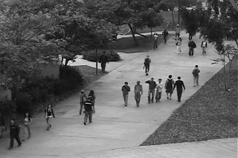
#> input picture dataset/UCSDped1/Train001/019.tif, 238 x 158 px, found by its file name
$ python preprocess.py
#> lines starting #> are read from the running program, lines starting #| are printed output that depends on the picture
import cv2 as cv
import os
import numpy as np
import sys

def computeOpticalFlow(src_location,dest_location_opt,dest_location_img,store_name):
#> called with src_location = 'dataset/UCSDped1/Train001', dest_location_opt = 'dataset/UCSDped1\\B\\train\\', dest_location_img = 'dataset/UCSDped1\\A\\train\\', store_name = 'Train001'
	print (src_location)
	frames = os.listdir(src_location)
	num = 0
	print (dest_location_opt)
	print (dest_location_img)
	try:
		frame1 = cv.imread(src_location + '\\'+ frames[num])
#> frame1 is the input picture: shape (158, 238, 3); min 0, max 225, mean 98.9

		print ("read", src_location +  frames[num])
		num += 1
		prvs = cv.cvtColor(frame1,cv.COLOR_BGR2GRAY)
		cv.imwrite(dest_location_img + frames[num]+ '.png',prvs)
	except:
		print ("Error")
		print (src_location)
	hsv = np.zeros_like(frame1)
	hsv[...,1] = 255
	while(1):
		try:
			frame2 = cv.imread(src_location + '\\'+frames[num])
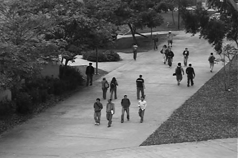
#> input picture dataset/UCSDped1/Train001/066.tif, 238 x 158 px, found by its file name
#> frame2 is the input picture: shape (158, 238, 3); min 0, max 236, mean 98.7

			num+=1
			next = cv.cvtColor(frame2,cv.COLOR_BGR2GRAY)
		except:
			print ("Over")
			break
		flow = cv.calcOpticalFlowFarneback(prvs,next, None, 0.5, 3, 15, 3, 5, 1.2, 0)
		mag, ang = cv.cartToPolar(flow[...,0], flow[...,1])
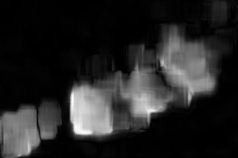
#> mag: shape (158, 238) float32; min 0.000975, max 11.32, mean 1.66; drawn with min black and max white
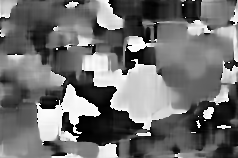
#> ang: shape (158, 238) float32; min 8.63e-05, max 6.28, mean 2.77; drawn with min black and max white
		hsv[...,0] = ang*180/np.pi/2
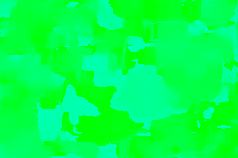
#> hsv: shape (158, 238, 3); mean of channels 0, 1, 2 78.7, 255, 0; drawn as B, G, R
		hsv[...,2] = cv.normalize(mag,None,0,255,cv.NORM_MINMAX)
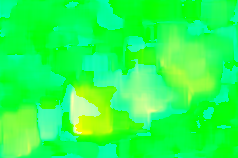
#> hsv: shape (158, 238, 3); mean of channels 0, 1, 2 78.7, 255, 36.9; drawn as B, G, R
		bgr = cv.cvtColor(hsv,cv.COLOR_HSV2BGR)
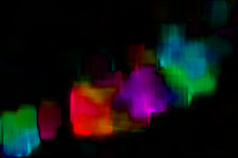
#> bgr: shape (158, 238, 3); mean B, G, R 18.2, 16.9, 19.7
		cv.imshow('orig_image',frame2)
		cv.imshow('frame2',bgr)
		k = cv.waitKey(30) & 0xff
#> (key Esc is pressed here)
		if k == 27:
		    break

		print (dest_location_img + str(store_name) + frames[num])
		print (dest_location_opt + str(store_name) + frames[num])

		# [9 lines of commented-out code are left out]

		cv.imwrite(dest_location_img + str(store_name) + frames[num]+ '.png',frame2)
		cv.imwrite(dest_location_opt + str(store_name) + frames[num]+ '.png',bgr)
		prvs = next

	cv.destroyAllWindows()


def baba(src_location,dest_location_opt,dest_location_img):
	main_dir = os.listdir(src_location)

	for i in main_dir:
		if i == 'A' or i == 'B' or i == 'preprocess.py':
			continue
		print (i)
		computeOpticalFlow(os.path.join(os.getcwd() , i), dest_location_opt, dest_location_img,i)


if __name__ == "__main__":
	#train_Set = "F:\\IIT D Competitoin\\UCSD_Anomaly_Dataset.tar\\UCSD_Anomaly_Dataset.v1p2\\UCSDped1\\Train\\Train"
	#train_Set_loc, train_set_dest_opt, train_set_dest_img = input(), input(), input()
	train_Set_loc = os.getcwd()
	train_set_dest_opt = os.getcwd() + '\\B\\train\\'
	train_set_dest_img = os.getcwd() + '\\A\\train\\'
	#print (train_Set)
	train_Data_location_list = []

	# [7 lines of commented-out code are left out]

	train_file = os.getcwd()[:95]
	print(train_file)
	baba(train_Set_loc, train_set_dest_opt, train_set_dest_img)
